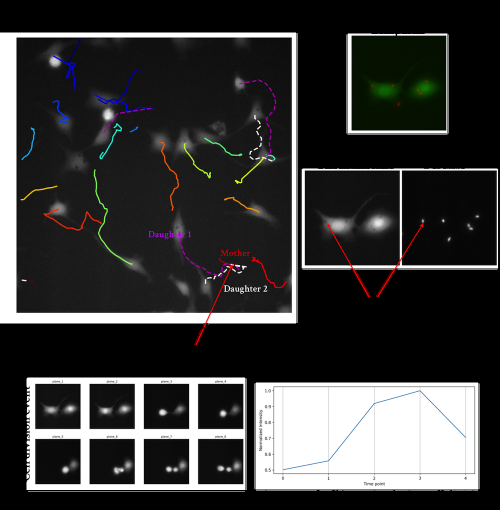
#> input picture img/division.png, 1000 x 1020 px (shown at 1/2 size)
$ python -i segmentation.py   (imports and definitions only)   (older library calls are emulated)
#> lines starting #> are read from the running program, lines starting #| are printed output that depends on the picture
import numpy as np
from skimage.filters import threshold_adaptive, sobel, threshold_otsu
from skimage.measure import label, regionprops
from skimage.morphology import (reconstruction, disk, watershed, opening, selem, remove_small_objects,
                                binary_dilation, binary_erosion, dilation)
from skimage.segmentation import random_walker, join_segmentations
from skimage.feature import peak_local_max
from skimage.color import label2rgb
from joblib import Parallel, delayed, cpu_count


def _to_array(name):
    n_array = np.empty((1,2))
    n_array[0,:] = np.array([int(name[0]), int(name[1])])
    return n_array

def _markers_rw(image):
    # Making the seeds for random walker
    y, x = image.shape
    local_maxima = peak_local_max(image, threshold_abs=threshold_otsu(image),
                                  footprint=np.ones((50, 50)),
                                  threshold_rel=0.0, exclude_border=True)
    backmiddle = np.where(image == image[int(x/3):int(-y/3),int(x/3):int(-y/3)].min())

    if len(backmiddle[0]) >= 1:
        backmiddle = (backmiddle[0][0:1], backmiddle[1][0:1])


    seeds = np.concatenate((local_maxima, _to_array(backmiddle)), axis= 0)

    markers = np.zeros(image.shape, dtype=np.int)
    markers[seeds[:,0].astype(np.int), seeds[:,1].astype(np.int)] = np.arange(len(seeds[:,0])) + 1
    markers = dilation(markers, disk(10))

    return markers

def _rand_walk(image):
    markers = _markers_rw(image)
    return random_walker(image, markers, beta=25000, mode='cg_mg')

# [125 lines left out: functions _water, _join_seg, _segmentation, parallel_segmentation, not called in this run]

>>> import cv2
>>> picture = cv2.imread('../img/division.png', cv2.IMREAD_GRAYSCALE)
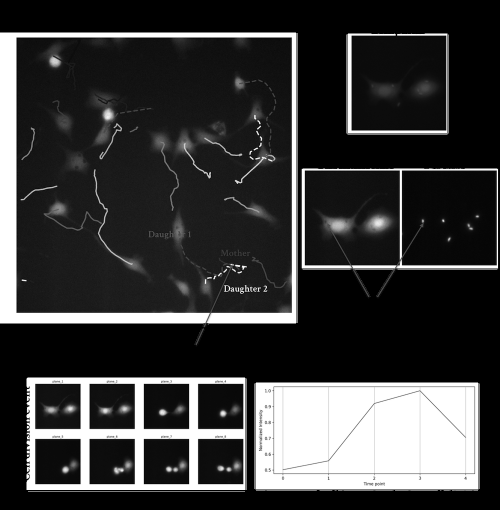
#> picture: shape (1020, 1000) (shown at 1/2 size); min 0, max 255, mean 57.2
>>> result = _markers_rw(picture)
#> in _markers_rw, `local_maxima = peak_local_max(image, threshold_abs=threshold_otsu(imag..`: local_maxima = 152908 pairs, first value 64 to 982, second value 1 to 995
#> in _markers_rw, `backmiddle = np.where(image == image[int(x/3):int(-y/3),int(x/3):int(-..`: backmiddle = 365025 positions, rows 0 to 1019, columns 0 to 999
#> in _markers_rw, `backmiddle = (backmiddle[0][0:1], backmiddle[1][0:1])`: backmiddle = ([0], [0])
#> in _markers_rw, `seeds = np.concatenate((local_maxima, _to_array(backmiddle)), axis= 0)`: seeds = 152909 pairs, first value 0 to 982, second value 0 to 995
#> in _markers_rw, `markers[seeds[:,0].astype(np.int), seeds[:,1].astype(np.int)] = np.ara..`:
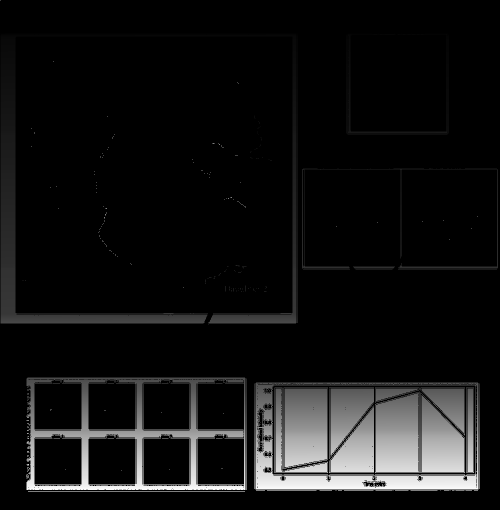
#> markers: shape (1020, 1000) int64 (shown at 1/2 size); min 0, max 152909, mean 11461.4; drawn with min black and max white
#> in _markers_rw, `markers = dilation(markers, disk(10))`:
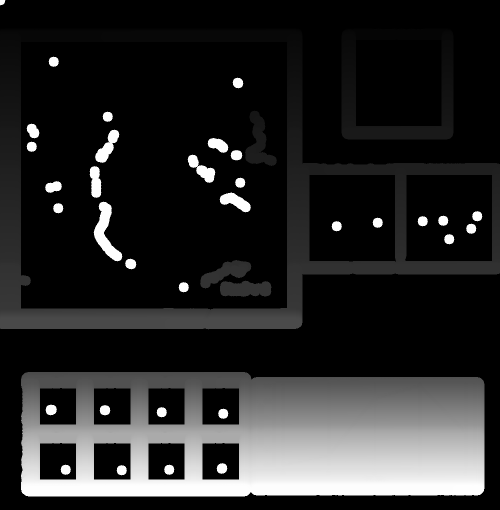
#> markers: shape (1020, 1000) int64 (shown at 1/2 size); min 0, max 152909, mean 23781.9; drawn with min black and max white

$ run again, on img/pipeline.png
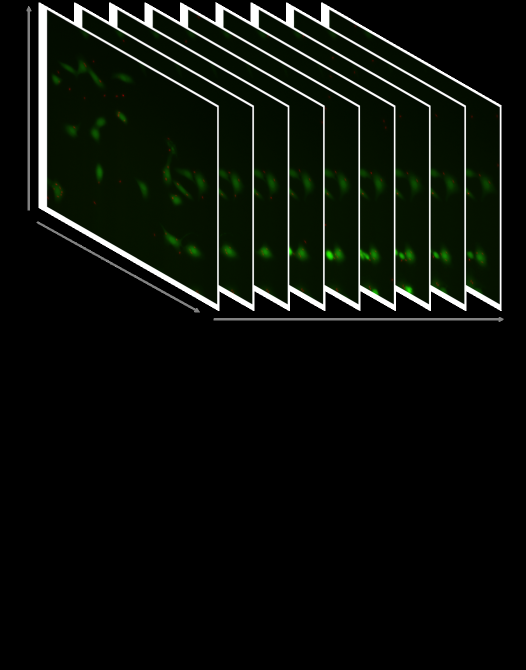
#> input picture img/pipeline.png, 1052 x 1340 px (shown at 1/2 size)
#> local_maxima = 35918 pairs, first value 5 to 639, second value 57 to 1003
#> in _markers_rw, `backmiddle = np.where(image == image[int(x/3):int(-y/3),int(x/3):int(-..`: backmiddle = 926929 positions, rows 0 to 1339, columns 0 to 1051
#> in _markers_rw, `backmiddle = (backmiddle[0][0:1], backmiddle[1][0:1])`: backmiddle = ([0], [0])
#> seeds = 35919 pairs, first value 0 to 639, second value 0 to 1003
#> in _markers_rw, `markers[seeds[:,0].astype(np.int), seeds[:,1].astype(np.int)] = np.ara..`:
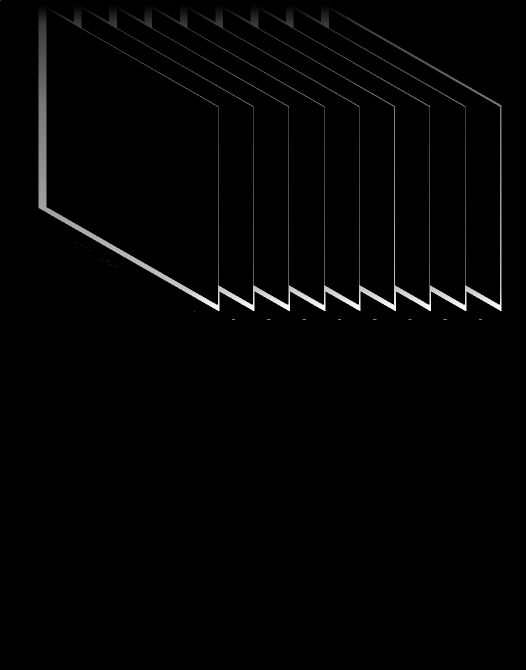
#> markers: shape (1340, 1052) int64 (shown at 1/2 size); min 0, max 35919, mean 457.6; drawn with min black and max white
#> in _markers_rw, `markers = dilation(markers, disk(10))`:
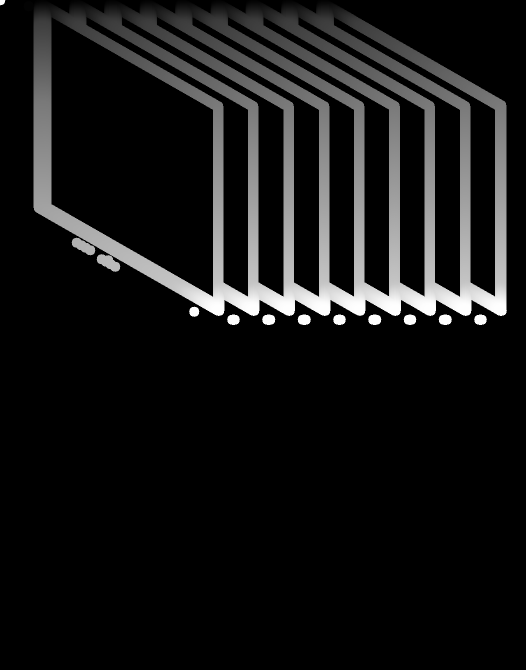
#> markers: shape (1340, 1052) int64 (shown at 1/2 size); min 0, max 35919, mean 2872.3; drawn with min black and max white

$ run again, on img/stack_timelaps.png
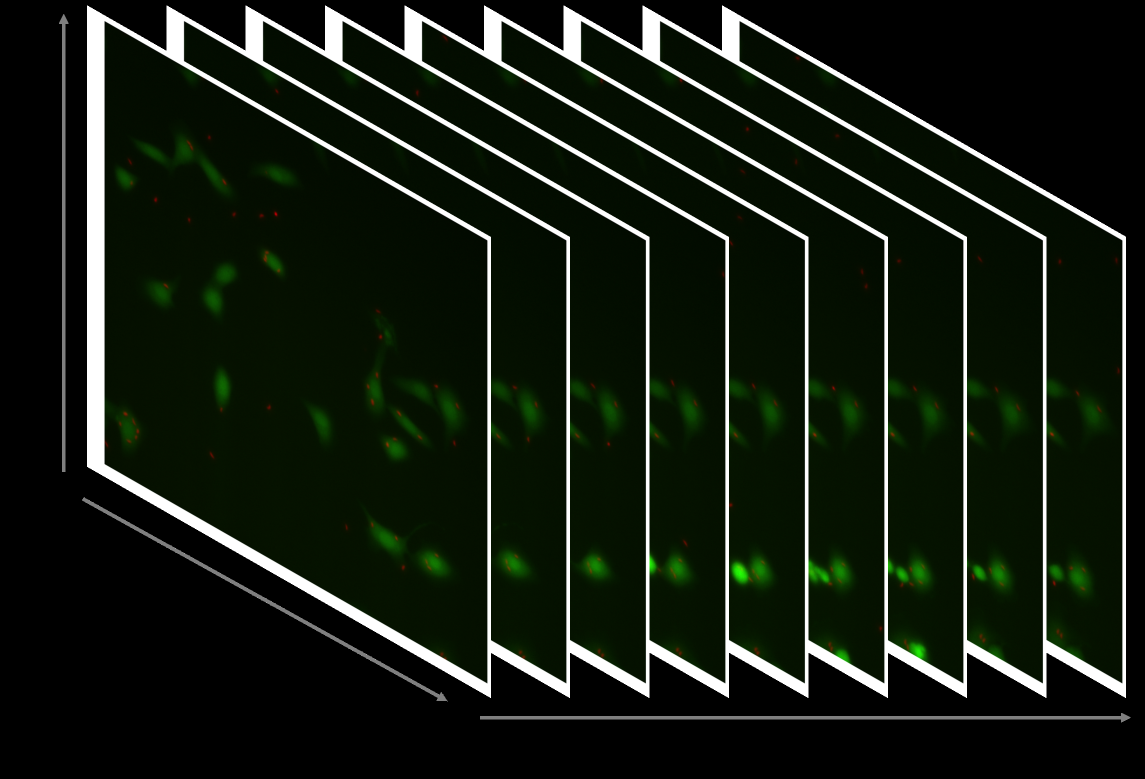
#> input picture img/stack_timelaps.png, 2290 x 1558 px (shown at 1/2 size)
#> `picture = cv2.imread('../img/division.png', cv2.IMREAD_GRAYSCALE)`:
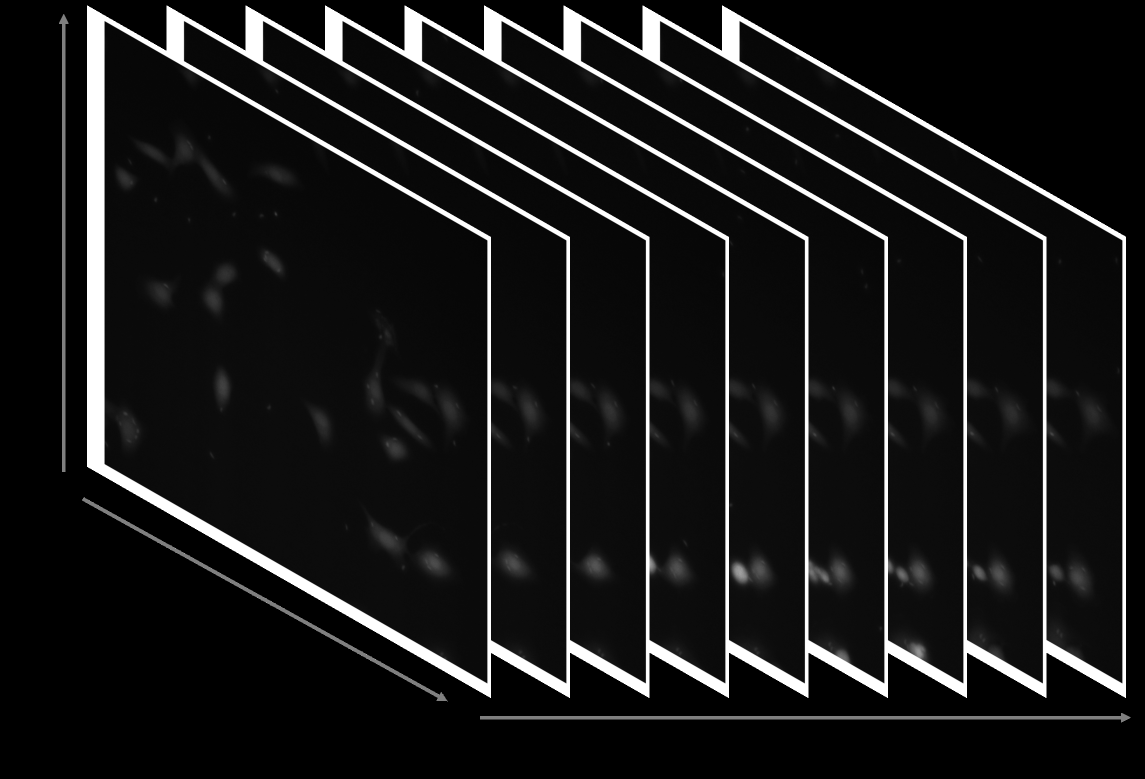
#> picture: shape (1558, 2290) (shown at 1/2 size); min 0, max 255, mean 25.4
#> local_maxima = 222873 pairs, first value 11 to 1438, second value 118 to 2260
#> in _markers_rw, `backmiddle = np.where(image == image[int(x/3):int(-y/3),int(x/3):int(-..`: backmiddle = 234162 positions, rows 45 to 927, columns 210 to 2243
#> in _markers_rw, `backmiddle = (backmiddle[0][0:1], backmiddle[1][0:1])`: backmiddle = ([45], [845])
#> seeds = 222874 pairs, first value 11 to 1438, second value 118 to 2260
#> in _markers_rw, `markers = dilation(markers, disk(10))`:
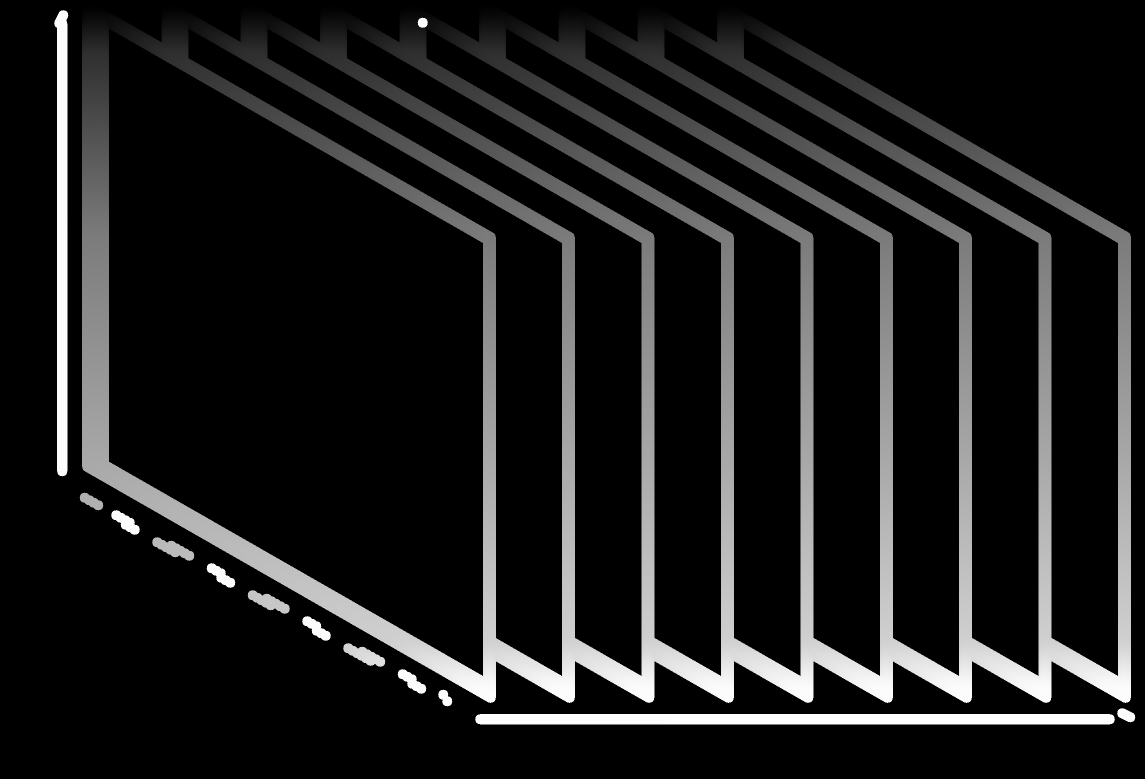
#> markers: shape (1558, 2290) int64 (shown at 1/2 size); min 0, max 222874, mean 23163.7; drawn with min black and max white

$ run again, on img/time_lapse.png
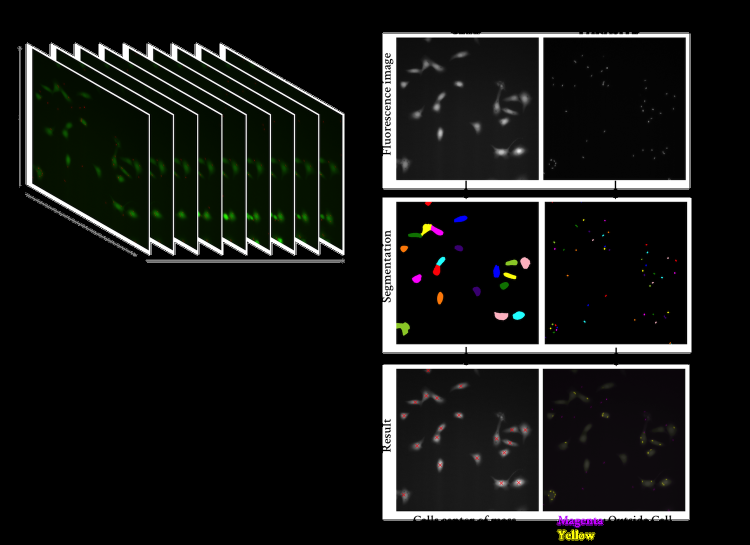
#> input picture img/time_lapse.png, 1500 x 1090 px (shown at 1/2 size)
#> local_maxima = 82050 pairs, first value 65 to 1078, second value 34 to 1383
#> in _markers_rw, `backmiddle = np.where(image == image[int(x/3):int(-y/3),int(x/3):int(-..`: backmiddle = 990079 positions, rows 0 to 1089, columns 0 to 1499
#> in _markers_rw, `backmiddle = (backmiddle[0][0:1], backmiddle[1][0:1])`: backmiddle = ([0], [0])
#> seeds = 82051 pairs, first value 0 to 1078, second value 0 to 1383
#> in _markers_rw, `markers[seeds[:,0].astype(np.int), seeds[:,1].astype(np.int)] = np.ara..`:
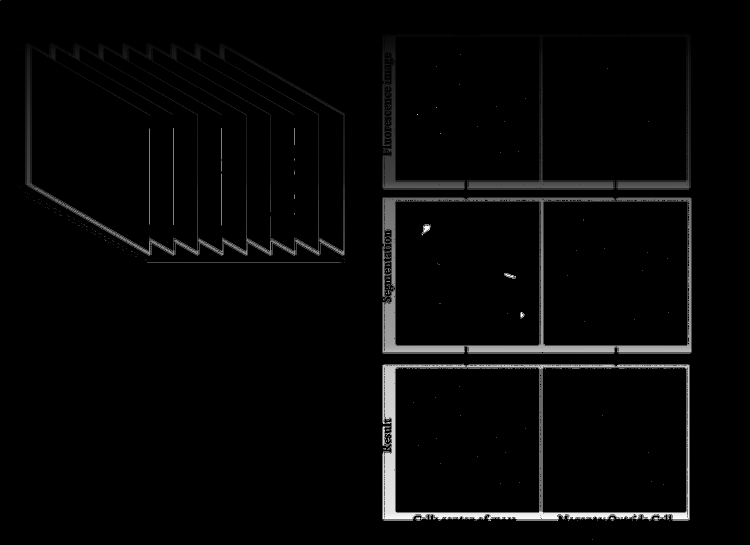
#> markers: shape (1090, 1500) int64 (shown at 1/2 size); min 0, max 82051, mean 2058.9; drawn with min black and max white
#> in _markers_rw, `markers = dilation(markers, disk(10))`:
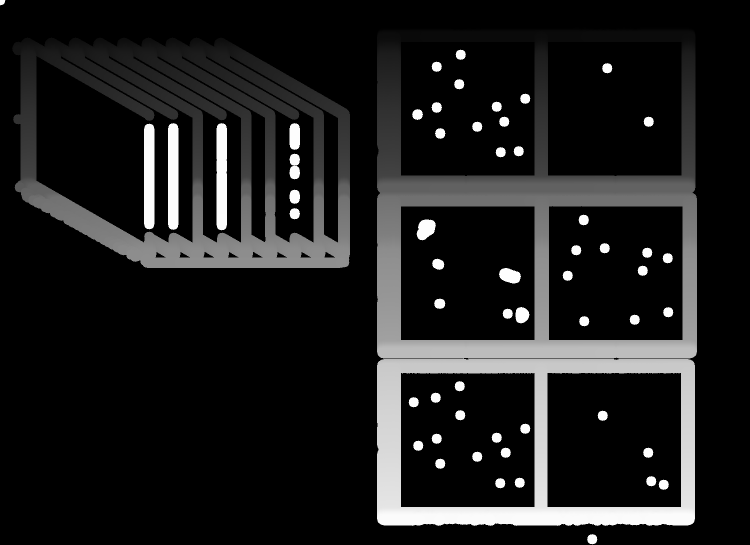
#> markers: shape (1090, 1500) int64 (shown at 1/2 size); min 0, max 82051, mean 9221; drawn with min black and max white
